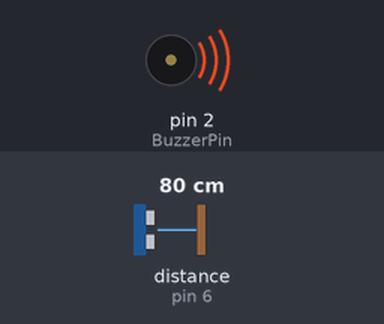
Recording of a sketch running on a simulated Arduino Uno, built with avr-gcc and run on an emulated ATmega328P. On the bench: buzzer (waves = sounding). Wiring (inferred from the names in the program): ultrasonic range finder: trigger pin 7; echo pin 6. Inputs (shaded band) come from the test bench; at power-on: distance to the obstacle (sensor on pin 6) 80 cm. The echo pulse lasts 58.3 µs per cm.

Above: at 0.96 s.
1.7 s: distance to the obstacle (sensor on pin 6) set to 199 cm
5.2 s: distance to the obstacle (sensor on pin 6) set to 208 cm
At 5.2 s:
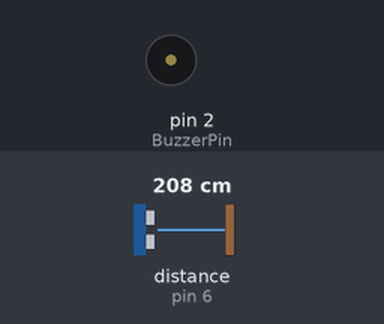
6.7 s: distance to the obstacle (sensor on pin 6) set to 120 cm
At 7.7 s:
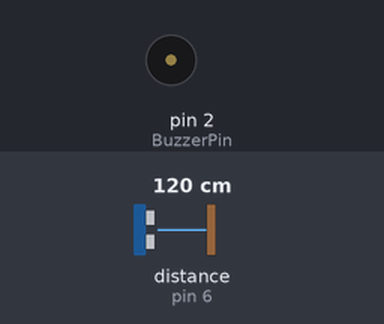
10.4 s: distance to the obstacle (sensor on pin 6) set to 250 cm
At 11.3 s:
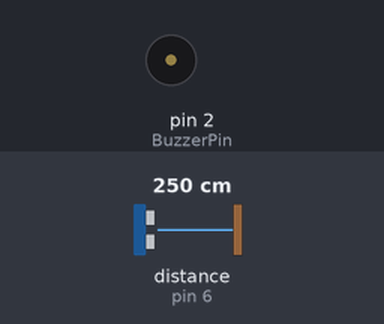
Timing chart, 0 to 13.1 s (numbered marks = the images above; inputs shaded):
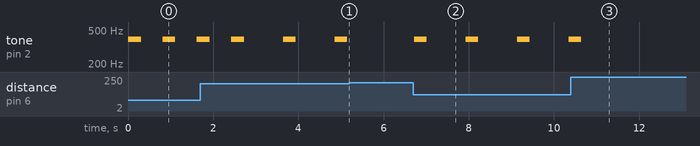

Measured:
- the behaviour switches between 202 and 203 cm on distance to the obstacle (sensor on pin 6) (found by bisection; images 0 and 1)
- after the input at 5.2 s, tone on pin 2 (BuzzerPin): stays silent (without the input it goes to 392 Hz after 0.86 s)
- after the input at 6.7 s, tone on pin 2 (BuzzerPin): alternates 392 Hz for 0.30 s and silent for 0.91 s, starting at once
- after the input at 10.4 s, tone on pin 2 (BuzzerPin): goes on until 10.6 s, then stays silent
- by itself, tone on pin 2 (BuzzerPin): repeats every 1.2 s: 392 Hz 0.30 s, silent 0.91 s

The sketch:

3._Ultrasonic_Piezo.ino
```cpp
int TrigPin = 7;
int EchoPin = 6;
int BuzzerPin = 2;

void setup()
{
  pinMode(TrigPin, OUTPUT);
  pinMode(EchoPin, INPUT);
  pinMode(BuzzerPin, OUTPUT);
}

void loop()
{
  //초음파 송신
  digitalWrite(TrigPin, HIGH);
  delayMicroseconds(10);
  digitalWrite(TrigPin, LOW);

  //초음파 수신
  float duration = pulseIn(EchoPin, HIGH);

  //거리를 cm로 변환
  float distance = 340*duration / 10000 / 2;

  //거리에 따른 경고음 출력
  if(distance >= 100 && distance < 200){
    tone(BuzzerPin, 392, 300);
    delay(1200);
  }else if(distance >= 50 && distance < 100){
    tone(BuzzerPin, 392, 300);
    delay(800);
  }else if(distance < 50){
    tone(BuzzerPin, 392, 300);
    delay(500);
  }else
    noTone(BuzzerPin);
}
```
